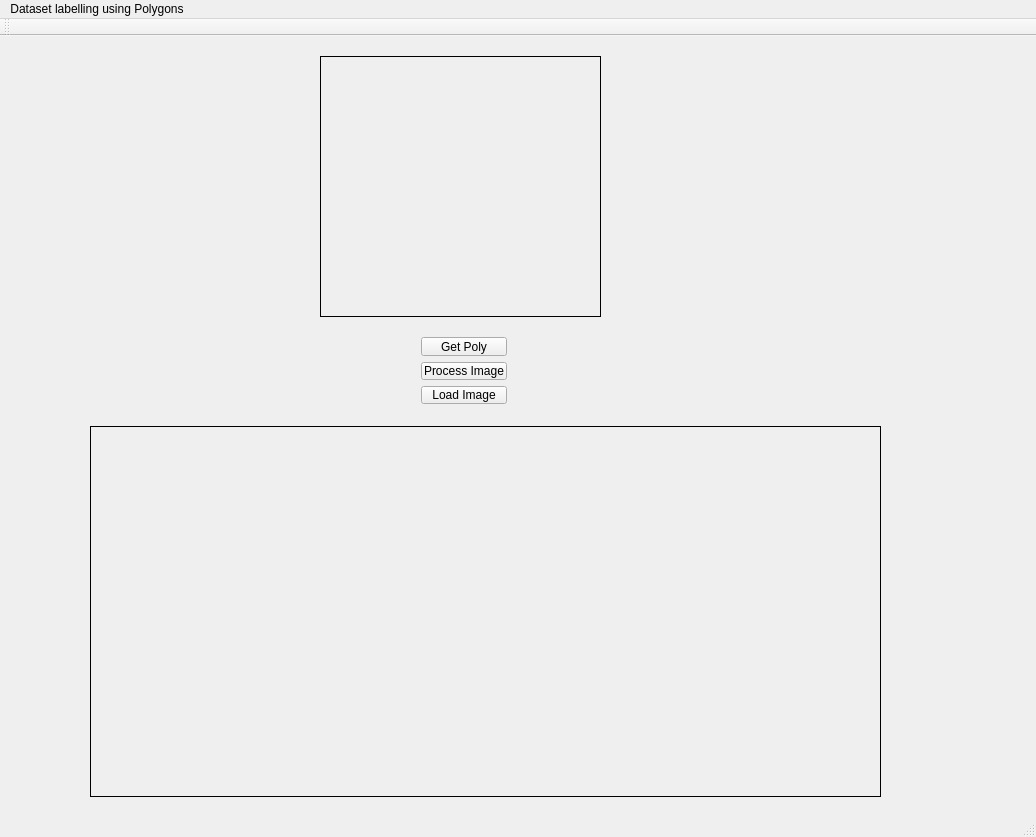
<?xml version="1.0" encoding="UTF-8"?>
<ui version="4.0">
 <class>MainWindow</class>
 <widget class="QMainWindow" name="MainWindow">
  <property name="geometry">
   <rect>
    <x>0</x>
    <y>0</y>
    <width>1036</width>
    <height>837</height>
   </rect>
  </property>
  <property name="windowTitle">
   <string>MainWindow</string>
  </property>
  <widget class="QWidget" name="centralWidget">
   <widget class="QLabel" name="imglabel">
    <property name="geometry">
     <rect>
      <x>320</x>
      <y>20</y>
      <width>281</width>
      <height>261</height>
     </rect>
    </property>
    <property name="frameShape">
     <enum>QFrame::Box</enum>
    </property>
    <property name="text">
     <string/>
    </property>
   </widget>
   <widget class="QLabel" name="imglabel_2">
    <property name="geometry">
     <rect>
      <x>90</x>
      <y>390</y>
      <width>791</width>
      <height>371</height>
     </rect>
    </property>
    <property name="frameShape">
     <enum>QFrame::Box</enum>
    </property>
    <property name="text">
     <string/>
    </property>
   </widget>
   <widget class="QWidget" name="layoutWidget">
    <property name="geometry">
     <rect>
      <x>410</x>
      <y>290</y>
      <width>108</width>
      <height>89</height>
     </rect>
    </property>
    <layout class="QVBoxLayout" name="verticalLayout">
     <item>
      <widget class="QPushButton" name="PolyButton">
       <property name="text">
        <string>Get Poly</string>
       </property>
      </widget>
     </item>
     <item>
      <widget class="QPushButton" name="ProcessButton">
       <property name="text">
        <string>Process Image</string>
       </property>
      </widget>
     </item>
     <item>
      <widget class="QPushButton" name="pushButton">
       <property name="text">
        <string>Load Image</string>
       </property>
      </widget>
     </item>
    </layout>
   </widget>
  </widget>
  <widget class="QToolBar" name="mainToolBar">
   <attribute name="toolBarArea">
    <enum>TopToolBarArea</enum>
   </attribute>
   <attribute name="toolBarBreak">
    <bool>false</bool>
   </attribute>
  </widget>
  <widget class="QStatusBar" name="statusBar"/>
  <widget class="QMenuBar" name="menuBar">
   <property name="geometry">
    <rect>
     <x>0</x>
     <y>0</y>
     <width>1036</width>
     <height>22</height>
    </rect>
   </property>
   <widget class="QMenu" name="menuDataset_labelling_using_Polygons">
    <property name="title">
     <string>Dataset labelling using Polygons</string>
    </property>
   </widget>
   <addaction name="menuDataset_labelling_using_Polygons"/>
  </widget>
 </widget>
 <layoutdefault spacing="6" margin="11"/>
 <resources/>
 <connections/>
</ui>
